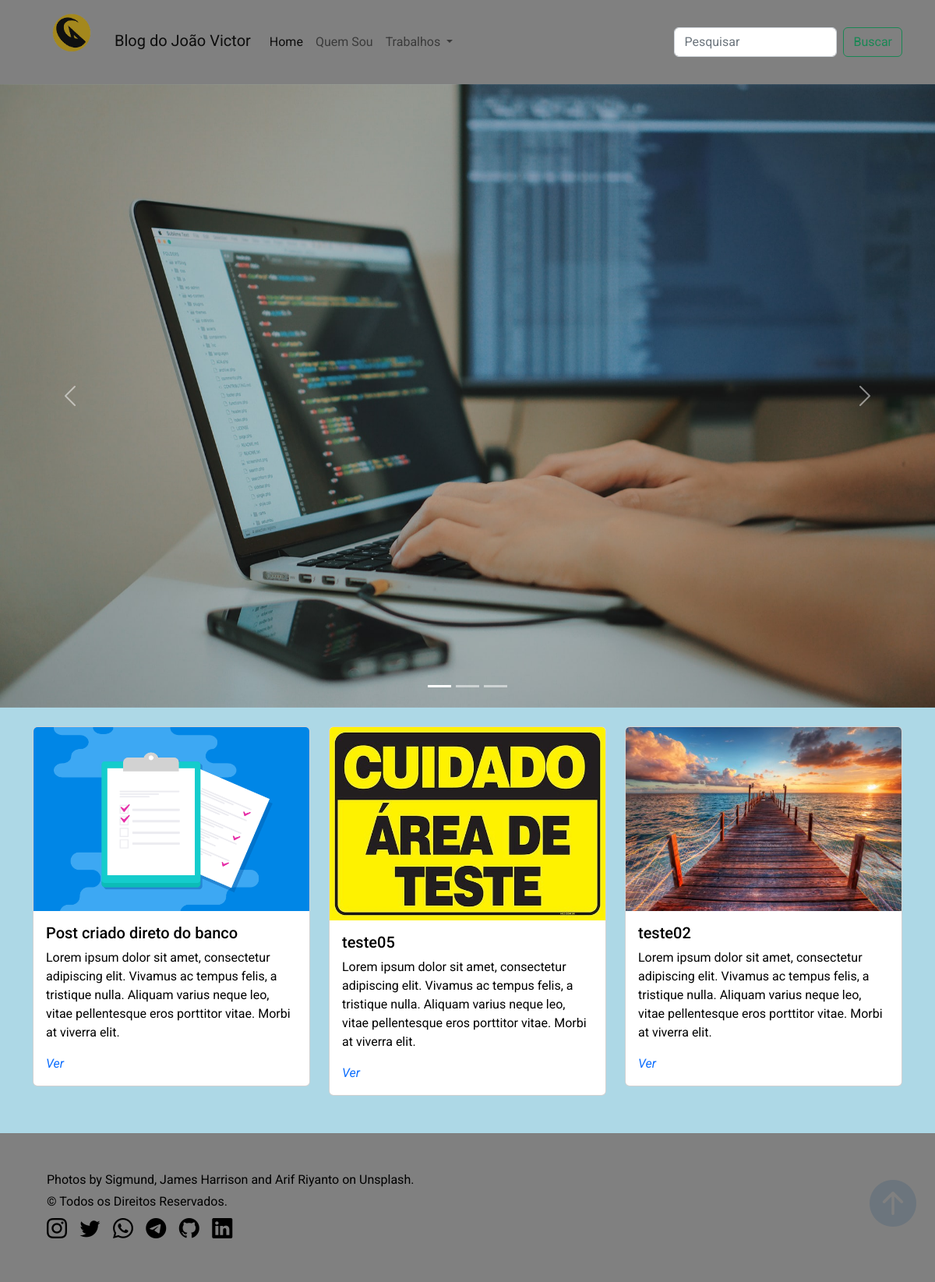
The page / on the database its author committed.
### tables this page shows
CREATE TABLE `posts` (
  `id` int(11) NOT NULL,
  `title` varchar(30) NOT NULL,
  `description` longtext NOT NULL,
  `data` date NOT NULL,
  `image` varchar(150) NOT NULL
);

### index.php (the view, shortened to what this page needs)
<?php  include "nav.php"; ?>
	<div id="carouselExampleIndicators" class="carousel slide" data-bs-ride="true">
	  <div class="carousel-indicators">
	    <button type="button" data-bs-target="#carouselExampleIndicators" data-bs-slide-to="0" class="active" aria-current="true" aria-label="Slide 1"></button>
	    <button type="button" data-bs-target="#carouselExampleIndicators" data-bs-slide-to="1" aria-label="Slide 2"></button>
	    <button type="button" data-bs-target="#carouselExampleIndicators" data-bs-slide-to="2" aria-label="Slide 3"></button>
	  </div>
	  <div class="carousel-inner">
	    <div class="carousel-item active">
	      <img src="images/img_slide_01.jpg" class="d-block w-100" alt="...">
	    </div>
	  </div>
	  <button class="carousel-control-prev" type="button" data-bs-target="#carouselExampleIndicators" data-bs-slide="prev">
	    <span class="carousel-control-prev-icon" aria-hidden="true"></span>
	  </button>
	  <button class="carousel-control-next" type="button" data-bs-target="#carouselExampleIndicators" data-bs-slide="next">
	    <span class="carousel-control-next-icon" aria-hidden="true"></span>
	  </button>
	</div>
	<div class="container">
		<div class="row row-cols-1 row-cols-md-3 g-4">
		<?php foreach($results as $post): ?>
		  <div class="col gy-5">
		    <div class="card">
		      <img src="<?= $post["image"] ?>" class="card-img-top" alt="...">
		      <div class="card-body">
		        <h5 class="card-title">
					<?= $post["title"] ?>
        		</h5>
		        <p class="card-text">
					<?= $post["description"] ?>
         		</p>
		        <a href="viewBlog.php?id=<?= $post["id"] ?>">
					<i class="fas fa-eye check-icon">Ver</i>
        		</a>
		      </div>
		    </div>
		  </div>
		  <?php endforeach; ?>
	</div>
</div>
<?php include('footer.php');?>

### nav.php (shortened to what this page needs)
<?php
	include "config/connection.php";
	$stmt = $connect->prepare("SELECT * FROM posts ORDER BY id DESC");
	$stmt->execute();
	$results = $stmt->fetchALL(PDO::FETCH_ASSOC);
?>
<!DOCTYPE html>
<html lang="pt-br">
<head>
		<link href="https://cdn.jsdelivr.net/npm/bootstrap@5.2.0-beta1/dist/css/bootstrap.min.css" rel="stylesheet">
	<link rel="stylesheet" href="https://cdn.jsdelivr.net/npm/bootstrap-icons@1.8.3/font/bootstrap-icons.css">
	<link rel="stylesheet" href="css/style.css">
</head>
<body>
	<nav class="navbar navbar-expand-sm" style="background-color: #808080;">
	  <div class="container">
	    <a class="navbar-brand" href="#">
	    	<img class="mb-4" src="images/logo.png" alt="logo" width="100">
	    	Blog do João Victor
	    </a>
	    <div class="collapse navbar-collapse" id="navbarSupportedContent">
	      <ul class="navbar-nav me-auto mb-2 mb-lg-0">
	        <li class="nav-item">
	          <a class="nav-link active" aria-current="page" href="#">Home</a>
	        </li>
	        <li class="nav-item">
	          <a class="nav-link" href="#">Quem Sou</a>
	        </li>
	        <li class="nav-item dropdown">
	          <a class="nav-link dropdown-toggle" href="#" id="navbarDropdown" role="button" data-bs-toggle="dropdown" aria-expanded="false">
	            Trabalhos
	          </a>
	        </li>
	      </ul>
	      <form class="d-flex" role="search">
	        <input class="form-control me-2" type="search" placeholder="Pesquisar" aria-label="Search">
	        <button class="btn btn-outline-success" type="submit">Buscar</button>
	      </form>
	    </div>
	  </div>
	</nav>

### footer.php
	<footer class="mt-5 p-5" style="background-color: #808080;">
			<div class="container">
				<p class="float-end mb-1">
					<a href="#" class="text-decoration-none">
						<i class="bi bi-arrow-up-circle-fill text-muted" style="font-size: 60px"></i>
					</a>
				</p>
				<p class="mb-1"> Photos by Sigmund, James Harrison and Arif Riyanto on Unsplash.</p>
				<p class="mb-1"> &copy; Todos os Direitos Reservados.</p>
				<div class="social-media-buttons">
					<p class="mb-0">
						<a href="https://www.instagram.com/" target="_blank">
							<i class="bi bi-instagram"></i>
						</a>
						<a href="https://twitter.com/?lang=pt-br" target="_blank">
							<i class="bi bi-twitter"></i>
						</a>
						<a href="https://www.whatsapp.com/?lang=pt_br" target="_blank">
							<i class="bi bi-whatsapp"></i>
						</a>
						<a href="https://play.google.com/store/apps/details?id=org.telegram.messenger&hl=pt_BR&gl=US" target="_blank">
							<i class="bi bi-telegram"></i>
						</a>
						<a href="https://github.com/JoaoVictorSenai" target="_blank">
							<i class="bi bi-github"></i>
						</a>
						<a href="https://br.linkedin.com/" target="_blank">
							<i class="bi bi-linkedin"></i>
						</a>
					</p>
				</div>
			</div>
	</footer>
</body>
</html>

### css/style.css (style rules this page uses)
body { background-color: #ADD8E6; color: black; }
* { font-family: 'Roboto', sans-serif; margin: 0; padding: 0; }
html { scroll-behavior: smooth; }
a { text-decoration: none; }
.container { width: 1170px; margin: 0 auto; }
.social-media-buttons { font-size: 26px; letter-spacing: 5px; color: black; }
.social-media-buttons p a { color: black; text-decoration: none; }

### rows shown on the page
posts: image (picture), title "Post criado direto do banco", description "Lorem ipsum dolor sit amet, consectetur adipiscing elit. Vivamus ac tempus felis, a tristique nulla. Aliquam varius neque leo, vitae pellentesque eros porttitor vitae. Morbi at viverra elit."
posts: image (picture), title "teste05", description "Lorem ipsum dolor sit amet, consectetur adipiscing elit. Vivamus ac tempus felis, a tristique nulla. Aliquam varius neque leo, vitae pellentesque eros porttitor vitae. Morbi at viverra elit."
posts: image (picture), title "teste02", description "Lorem ipsum dolor sit amet, consectetur adipiscing elit. Vivamus ac tempus felis, a tristique nulla. Aliquam varius neque leo, vitae pellentesque eros porttitor vitae. Morbi at viverra elit."
